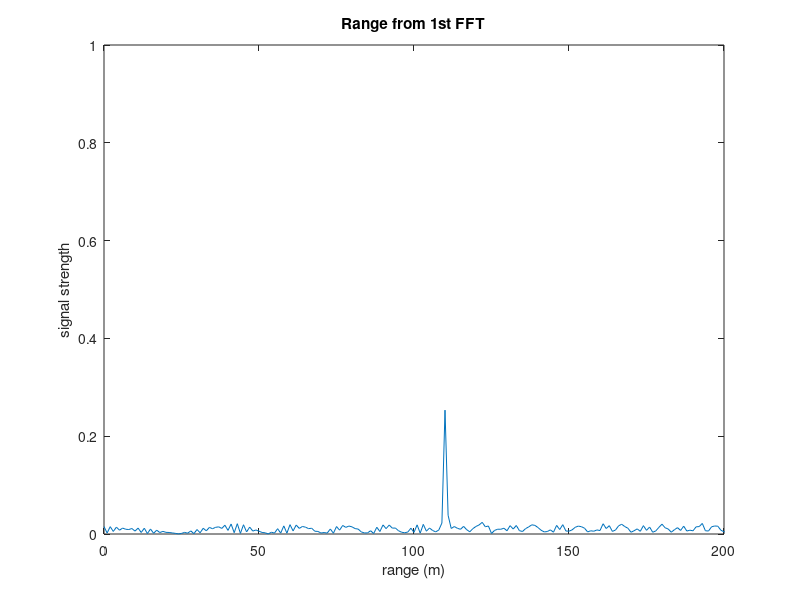
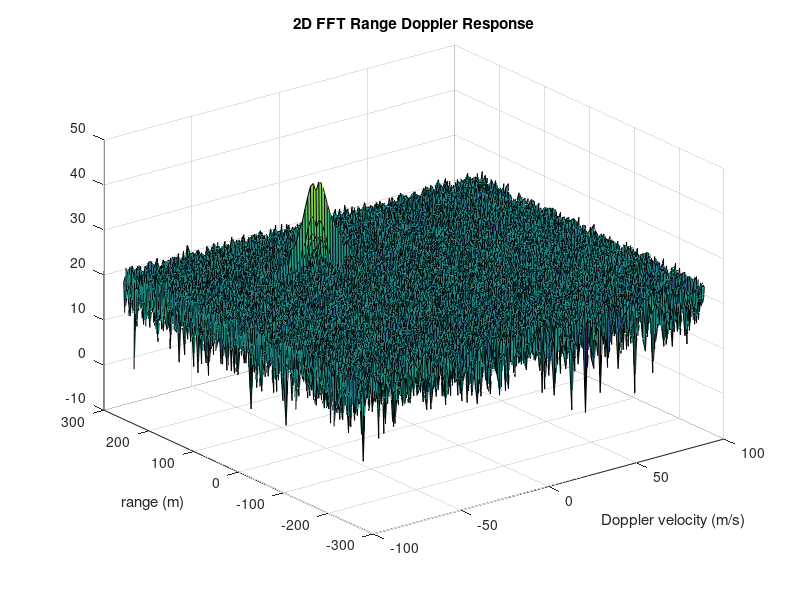
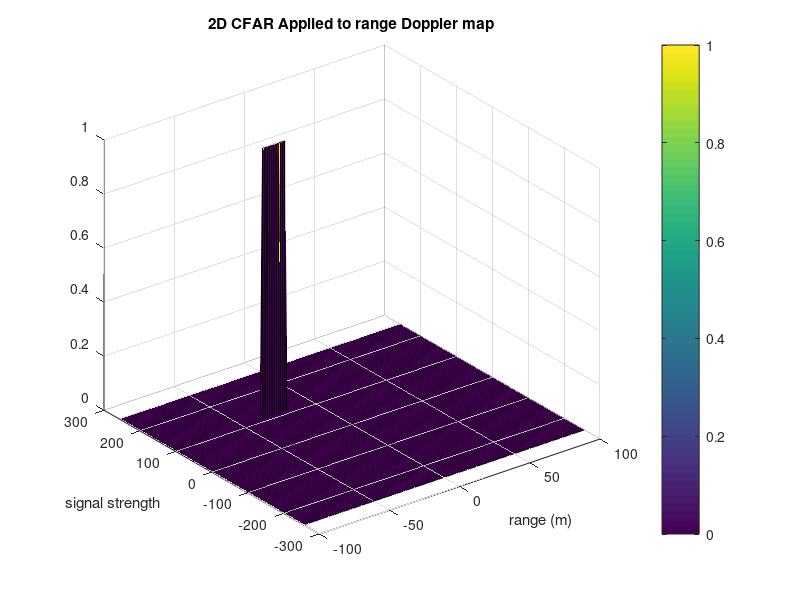

Recreate these plots in MATLAB, in order.
clear;
clc;

%% Radar Specifications 
%%%%%%%%%%%%%%%%%%%%%%%%%%%
% Frequency of operation = 77GHz
% Max Range = 200m
% Range Resolution = 1 m
% Max Velocity = 100 m/s
%%%%%%%%%%%%%%%%%%%%%%%%%%%

%speed of light = 3e8
%% User Defined Range and Velocity of target
% *%TODO* :
% define the target's initial position and velocity. Note : Velocity
% remains contant
tarPos = 110;
tarVel = -30;

%% FMCW Waveform Generation

% *%TODO* :
%Design the FMCW waveform by giving the specs of each of its parameters.
% Calculate the Bandwidth (B), Chirp Time (Tchirp) and Slope (slope) of the FMCW
% chirp using the requirements above.

%speed of light
c = 3e8;
% Max Range
Rmax = 200;
% Range Resolution
Rres = 1;

% Calculate Bandwidth (B)
B = c/(2*Rres);

% Calculate Tchirp
Tchirp = 5.5*2*Rmax/c;

% Calculate slope
slope = B/Tchirp;

%Operating carrier frequency of Radar 
fc= 77e9;             %carrier freq

                                                          
%The number of chirps in one sequence. Its ideal to have 2^ value for the ease of running the FFT
%for Doppler Estimation. 
Nd=128;                   % #of doppler cells OR #of sent periods % number of chirps

%The number of samples on each chirp. 
Nr=1024;                  %for length of time OR # of range cells

% Timestamp for running the displacement scenario for every sample on each
% chirp
t=linspace(0,Nd*Tchirp,Nr*Nd); %total time for samples

%Creating the vectors for Tx, Rx and Mix based on the total samples input.
Tx=zeros(1,length(t)); %transmitted signal
Rx=zeros(1,length(t)); %received signal
Mix = zeros(1,length(t)); %beat signal

%Similar vectors for range_covered and time delay.
r_t=zeros(1,length(t));
td=zeros(1,length(t));


%% Signal generation and Moving Target simulation
% Running the radar scenario over the time. 

for i=1:length(t)         
    
    
    % *%TODO* :
    %For each time stamp update the Range of the Target for constant velocity. 
    tarPosT = tarPos + tarVel*t(i);
    
    % *%TODO* :
    %For each time sample we need update the transmitted and
    %received signal.
    
    % Transmitted signal
    Tx(i) = cos(2*pi*(fc*t(i) + (slope/2)*t(i)^2));
    
    % Time delay
    Tau = 2*tarPosT/c;
    
    % Recieved signal
    Rx(i) = cos(2*pi*(fc*(t(i) - Tau) + (slope/2)*(t(i) - Tau)^2));
    
    % *%TODO* :
    %Now by mixing the Transmit and Receive generate the beat signal
    %This is done by element wise matrix multiplication of Transmit and
    %Receiver Signal
    Mix(i) = Tx(i)*Rx(i);
    
end

%% RANGE MEASUREMENT


 % *%TODO* :
%reshape the vector into Nr*Nd array. Nr and Nd here would also define the size of
%Range and Doppler FFT respectively.
reshape(Mix, [Nr, Nd]);

 % *%TODO* :
%run the FFT on the beat signal along the range bins dimension (Nr) and
%normalize.
signal_fft = fft(Mix,Nr)/Nr;

 % *%TODO* :
% Take the absolute value of FFT output
signal_fft = abs(signal_fft);

 % *%TODO* :
% Output of FFT is double sided signal, but we are interested in only one side of the spectrum.
% Hence we throw out half of the samples.
signal_fft = signal_fft(1:Nr/2+1);

%plotting the range
figure ('Name','Range from First FFT')

% *%TODO* :
% plot FFT output

% Sampling frequency
Fs = Nr/Tchirp;
% frequency axis
f = Fs*(0:(Nr/2))/Nr;
% Scale frequency to range
rangeAx = c*Tchirp*f/(2*B);

plot(rangeAx,signal_fft);
xlabel('range (m)');
ylabel('signal strength');
title('Range from 1st FFT');
axis ([0 200 0 1]);


%% RANGE DOPPLER RESPONSE
% The 2D FFT implementation is already provided here. This will run a 2DFFT
% on the mixed signal (beat signal) output and generate a range doppler
% map.You will implement CFAR on the generated RDM


% Range Doppler Map Generation.

% The output of the 2D FFT is an image that has reponse in the range and
% doppler FFT bins. So, it is important to convert the axis from bin sizes
% to range and doppler based on their Max values.

Mix=reshape(Mix,[Nr,Nd]);

% 2D FFT using the FFT size for both dimensions.
sig_fft2 = fft2(Mix,Nr,Nd);

% Taking just one side of signal from Range dimension.
sig_fft2 = sig_fft2(1:Nr/2,1:Nd);
sig_fft2 = fftshift (sig_fft2);
RDM = abs(sig_fft2);
RDM = 10*log10(RDM) ;

%use the surf function to plot the output of 2DFFT and to show axis in both
%dimensions
doppler_axis = linspace(-100,100,Nd);
range_axis = linspace(-200,200,Nr/2)*((Nr/2)/400);
figure,surf(doppler_axis,range_axis,RDM);
xlabel('Doppler velocity (m/s)');
ylabel('range (m)');
title('2D FFT Range Doppler Response');
%% CFAR implementation

%Slide Window through the complete Range Doppler Map

% *%TODO* :
%Select the number of Training Cells in both the dimensions.
Tr = 5;
Td = 15;
% *%TODO* :
%Select the number of Guard Cells in both dimensions around the Cell under 
%test (CUT) for accurate estimation
Gr = 1;
Gd = 5;
% *%TODO* :
% offset the threshold by SNR value in dB
offset=8;

% *%TODO* :
% Prepare a mask to extrack training cells
noise_mask = ones(2*Tr+2*Gr+1, 2*Td+2*Gd+1);
Cr = ceil(size(noise_mask,1)/2);
Cd = ceil(size(noise_mask,2)/2);
noise_mask(Cr-Gr:Cr+Gr, Cd-Gd:Cd+Gd) = 0;
% Convert noise mask to logical
noise_mask = logical(noise_mask);
% Preallocate for speed
threshold_cfar = zeros(size(RDM,1), size(RDM,2));
signal_cfar = zeros(size(RDM,1), size(RDM,2));

% *%TODO* :
%design a loop such that it slides the CUT across range doppler map by
%giving margins at the edges for Training and Guard Cells.
%For every iteration sum the signal level within all the training
%cells. To sum convert the value from logarithmic to linear using db2pow
%function. Average the summed values for all of the training
%cells used. After averaging convert it back to logarithimic using pow2db.
%Further add the offset to it to determine the threshold. Next, compare the
%signal under CUT with this threshold. If the CUT level > threshold assign
%it a value of 1, else equate it to 0.

for i = 1+Gr+Tr:(size(RDM,1)-(Gr+Tr))     
    for j = 1+Gd+Td:(size(RDM,2)-(Gd+Td))
        
        % Use RDM[x,y] as the matrix from the output of 2D FFT for implementing
        % CFAR
        % Average noise in window
        % Extract the cells of interest
        noise_values = RDM(i-Gr-Tr:i+Gr+Tr,j-Gd-Td:j+Gd+Td);
        % Extract the training cells
        noise_values = noise_values(noise_mask);
        % Convert to linear scale
        noise_values_lin = db2pow(noise_values);
        % Calculate average
        noise_average_lin = sum(sum(noise_values_lin))/(size(noise_values_lin,1)*size(noise_values_lin,2));
        % Convert to db
        noise_average_db = pow2db(noise_average_lin);
        % Add offset
        noiseThreshold = noise_average_db + offset;
        % Store current threshold in matrix
        threshold_cfar(i,j) = noiseThreshold;
        
        % Thresholding
        if (RDM(i,j) > noiseThreshold)
            signal_cfar(i,j) = 1;
        end
    end
end

% *%TODO* :
%display the CFAR output using the Surf function like we did for Range
%Doppler Response output.
figure,surf(doppler_axis,range_axis,signal_cfar);
xlabel('range (m)');
ylabel('signal strength');
title('2D CFAR Applied to range Doppler map');
colorbar;


 
 